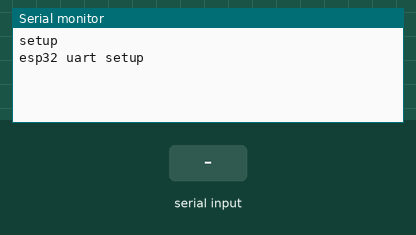
Bench run of a sketch on a simulated Arduino Leonardo, built with avr-gcc and run on an emulated ATmega32U4. Shown: the last lines printed to the serial monitor. The inputs (shaded band) are chosen by the test bench. USB keyboard and mouse output is not drawn.

Above: at 1.2 s.
1.3 s: "u" received over the second serial link
At 2.2 s:
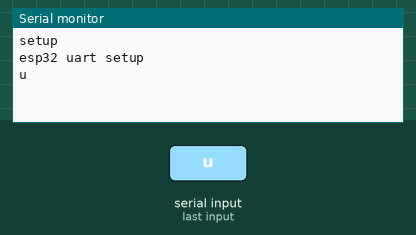
2.8 s: "d" received over the second serial link
At 3.3 s:
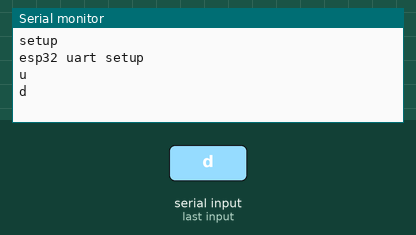
4.3 s: "1" received over the second serial link
At 5.7 s:
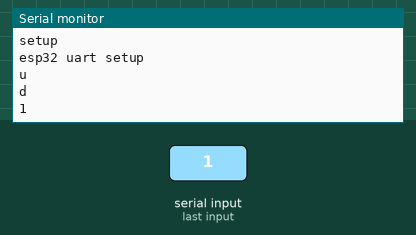

Measured:
- after the input at 1.3 s, the serial monitor: prints a new line at once (image 1)
- after the input at 2.8 s, the serial monitor: prints a new line at once (image 2)
- after the input at 4.3 s, the serial monitor: prints a new line at once (image 3)

The sketch:

usbController.ino
```cpp
#include <HID-Project.h>

bool WASD = true;

bool pressed = false;
char input = 'n';
char last_input = 'n';

void setup() {
  // Sends a clean report to the host. This is important on any Arduino type.
  Keyboard.begin();

  // Begin USB CDC communication for logging
  Serial.begin(115200);
  while (!Serial) delay(10);

  Serial.println("setup");

  Serial1.begin(115200);
  while(!Serial1) delay(10);

  Serial.println("esp32 uart setup");
  Serial1.println("yay");
}

void loop() {
  // put your main code here, to run repeatedly:
  if(Serial1.available()) {
    input = Serial1.read();
    Serial.println(input);
    up_down_hold(last_input, input);
    last_input = input;
  }
}

void up_down_hold (char last, char current) {
  if(last != current) {
    Keyboard.releaseAll();

    if(current == 'u' ) {
      Keyboard.press(WASD ? 'w' : KEY_UP_ARROW);
    } else if (current == 'd') {
      Keyboard.press(WASD ? 's' : KEY_DOWN_ARROW);
    }
  }
}
```
